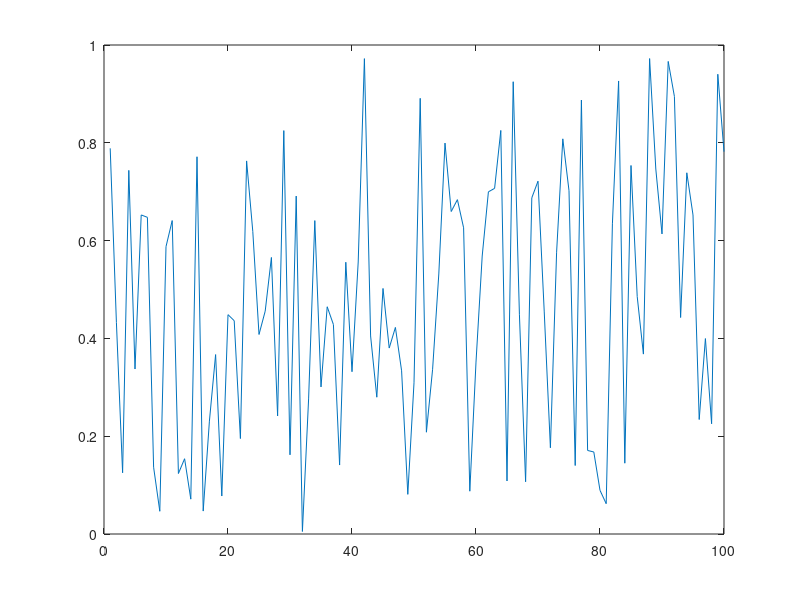
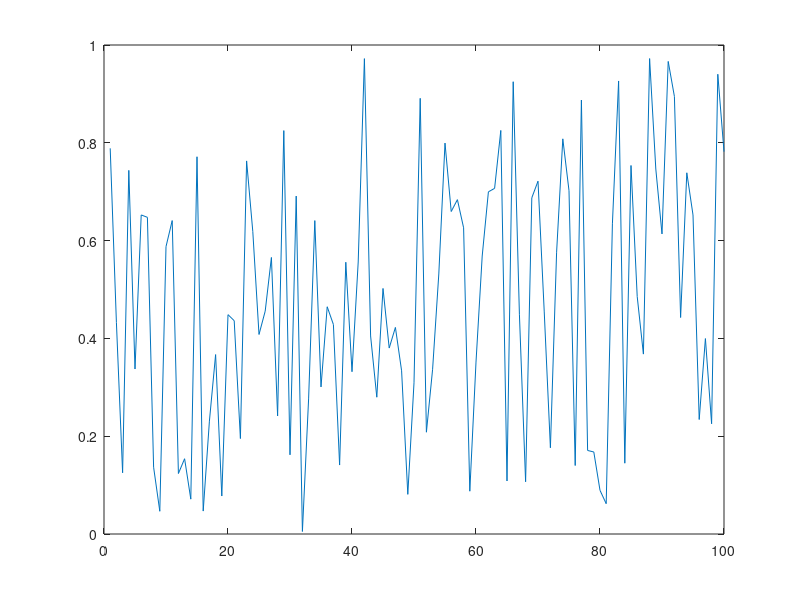
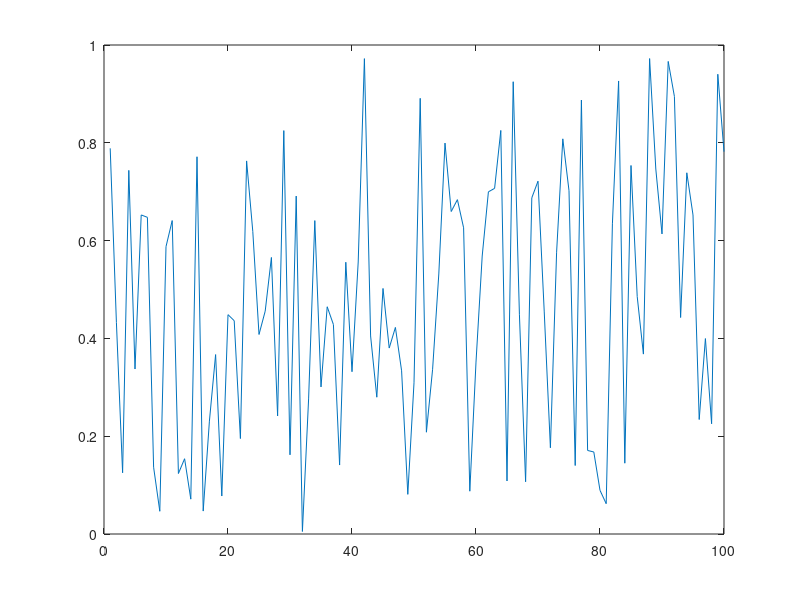
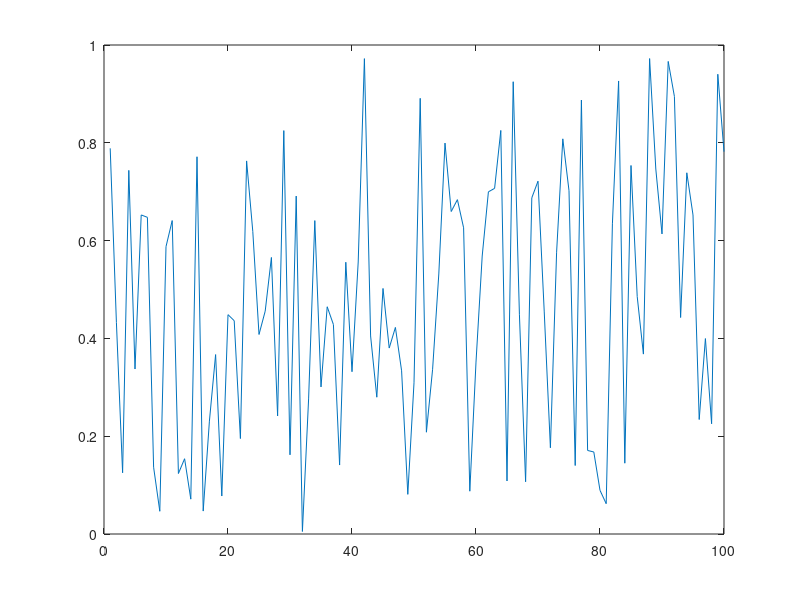

Recreate these plots in MATLAB, in order.
function result = test_print_001
result = false;
a = figure;
plot(rand(1,100));
print test1.jpg
print test1.png
print test1.pdf
print test1.svg
close(a);
result = true;
